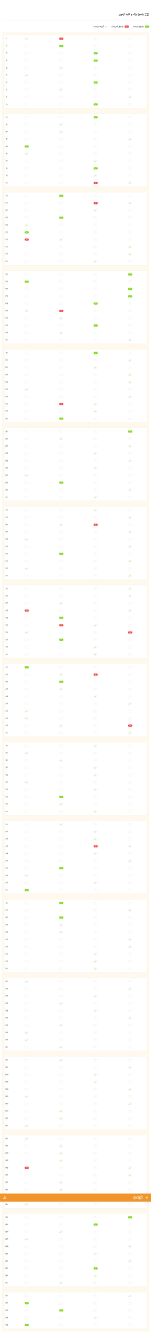
#> input picture sample/answer_key.png, 906 x 8000 px (shown at 1/6 size)
$ python omr_grader.py --sheets sample/sheets --key sample/answer_key.png --out output
#> lines starting #> are read from the running program, lines starting #| are printed output that depends on the picture; after the words box and inside, x2 and y2 are one past the last pixel; in counts of white or black regions, pixels touching at a corner belong together
"""
OMR Answer Sheet Grader
-----------------------
Grades scanned 4-option answer sheets (165 questions) against an answer-key
screenshot and exports per-question status and per-sheet scores to CSV.

Usage (from the project folder):
    python omr_grader.py --sheets sample/sheets --key sample/answer_key.png --out output

Input layout
    sample/sheets/*.tif   scanned student answer sheets (same printed layout)
    sample/answer_key.png result/key screenshot (green marker = correct option)

Output (written to --out)
    save_all_status.csv   Q_num + one column per sheet: True / False / "-" (blank)
    save_all_score.csv    file_name, status_student (percentage score)
"""
from __future__ import annotations

import argparse
import warnings
from pathlib import Path

import cv2
import numpy as np
import pandas as pd
from scipy import ndimage as ndi

# ---------------------------------------------------------------- constants
N_QUESTIONS = 165
DELETED_QUESTIONS = {149}               # question numbers excluded from scoring
DELETED_LABEL = "this question has been deleted"
BLANK_LABEL = "-"

# Sheet: every sheet is first resized to this size, then 17 blocks are cropped
# as (y1, y2, x1, x2). Each block holds 10 questions x 4 options; the last 5
# questions of the 17th block do not exist (170 - 5 = 165).
SHEET_SIZE = (1400, 1560)               # (width, height)
SHEET_BLOCKS = [
    (409, 600, 110, 236), (615, 810, 115, 236), (825, 1014, 115, 236), (1029, 1214, 118, 236), (1229, 1416, 118, 236),
    (414, 600, 330, 456), (615, 804, 332, 456), (825, 1004, 337, 456), (1029, 1214, 337, 456), (1229, 1416, 337, 456),
    (409, 600, 553, 676), (615, 810, 553, 676), (825, 1014, 555, 676), (1029, 1214, 555, 676), (1234, 1416, 558, 676),
    (409, 600, 772, 896), (615, 810, 775, 896),
]
BLOCK_SIZE = (200, 250)                 # each cropped block is resized to this
FILLED_MIN_WHITE = 900                  # white pixels needed to call a bubble filled

# Answer key: block tops below are measured on the original ~16000 px tall
# screenshot; they are scaled by (image height / KEY_REF_HEIGHT) so smaller or
# larger exports of the same screenshot also work.
KEY_REF_HEIGHT = 16000
KEY_BLOCK_TOPS = [410, 1350, 2300, 3230, 4160, 5100, 6050, 7000, 7910,
                  8850, 9800, 10740, 11660, 12600, 13550, 14500, 15430]
KEY_FIRST_ROW_OFFSET = 56               # block top -> centre of its first row
KEY_ROW_PITCH = 87.6                    # distance between question rows
KEY_COLUMN_EDGES = (0.287, 0.515, 0.742)  # fractions of image width -> options 1..4
KEY_MIN_BLOB_AREA = 8                   # smallest green marker (pixels)


# ---------------------------------------------------------- reading a sheet
def read_sheet(path) -> list[int]:
    """Return 165 values: 1-4 = filled option, 0 = blank, -1 = 3+ bubbles filled."""
    img = cv2.imread(str(path))
    if img is None:
        raise FileNotFoundError(f"Cannot read image: {path}")
    img = cv2.resize(img, SHEET_SIZE)
    answers: list[int] = []
    for y1, y2, x1, x2 in SHEET_BLOCKS:
        block = cv2.resize(img[y1:y2, x1:x2], BLOCK_SIZE)
        _, block = cv2.threshold(block, 127, 255, cv2.THRESH_BINARY_INV)
        for row in np.vsplit(block, 10):
            white = [int(np.sum(cell == 255)) for cell in np.hsplit(row, 4)]
            filled = sum(w > FILLED_MIN_WHITE for w in white)
            if filled == 0:
                answers.append(0)
            elif filled <= 2:           # 2 filled -> darkest one wins (as in the original)
                answers.append(int(np.argmax(white)) + 1)
            else:
                answers.append(-1)
    return answers[:N_QUESTIONS]


# ------------------------------------------------------- reading the key
def read_key(path) -> list[int]:
    """Return 165 values: correct option 1-4, or 0 where no marker was found."""
    img = cv2.imread(str(path))
    if img is None:
        raise FileNotFoundError(f"Cannot read image: {path}")
    height, width = img.shape[:2]
    scale = height / KEY_REF_HEIGHT

    # Green markers = correct answer (badge or check mark). Red markers
    # (the student's wrong choice) are ignored.
    hsv = cv2.cvtColor(img, cv2.COLOR_BGR2HSV)
    green = ((hsv[..., 0] >= 35) & (hsv[..., 0] <= 85)
             & (hsv[..., 1] >= 90) & (hsv[..., 2] >= 100))
    green = ndi.binary_closing(green, iterations=2)
    labels, _ = ndi.label(green)
    centres = []
    for i, sl in enumerate(ndi.find_objects(labels), start=1):
        if (labels[sl] == i).sum() < KEY_MIN_BLOB_AREA:
            continue
        centres.append(((sl[0].start + sl[0].stop) / 2, (sl[1].start + sl[1].stop) / 2))

    pitch = KEY_ROW_PITCH * scale              # distance between question rows (px)
    tol = 14 * scale                           # max distance of a marker from its row centre
    edges = [e * width for e in KEY_COLUMN_EDGES]
    key = [0] * N_QUESTIONS
    for b, top in enumerate(KEY_BLOCK_TOPS):
        rows = min(10, N_QUESTIONS - b * 10)
        first0 = (top + KEY_FIRST_ROW_OFFSET) * scale
        # Layout drifts a little from block to block (ads, spacing): search the
        # vertical shift that makes the most markers sit on this block's row grid.
        best_shift, best_score = 0.0, -1
        for shift in np.arange(-140 * scale, 140 * scale + 0.5, 0.5):
            f, score = first0 + shift, 0
            for cy, _ in centres:
                r = round((cy - f) / pitch)
                if 0 <= r < rows and abs(cy - (f + r * pitch)) < tol:
                    score += 1
            if score > best_score or (score == best_score and abs(shift) < abs(best_shift)):
                best_shift, best_score = shift, score
        f = first0 + best_shift
        for cy, cx in centres:
            r = round((cy - f) / pitch)
            if 0 <= r < rows and abs(cy - (f + r * pitch)) < tol:
                key[b * 10 + r] = int(np.digitize(cx, edges)) + 1
    return key


# ------------------------------------------------------------- grading
def grade(answers: list[int], key: list[int]) -> list:
    """Per-question status: True / False / '-' (blank) / DELETED_LABEL."""
    status = []
    for i, (a, k) in enumerate(zip(answers, key), start=1):
        if i in DELETED_QUESTIONS:
            status.append(DELETED_LABEL)
        elif a == 0:
            status.append(BLANK_LABEL)
        else:
            status.append(bool(a == k and k != 0))
    return status


def score_percent(status: list) -> float:
    graded = N_QUESTIONS - len(DELETED_QUESTIONS)
    return round(sum(s is True for s in status) / graded * 100, 2)


def detail_table(answers: list[int], key: list[int]) -> pd.DataFrame:
    """Readable table (op1..op4, status, key) for one sheet, like the original notebook."""
    status = grade(answers, key)
    data = {"Q": range(1, N_QUESTIONS + 1)}
    for opt in range(1, 5):
        data[f"op{opt}"] = [str(opt) * 4 if a == opt else "...." for a in answers]
    data["status_student"] = ["X" if s == BLANK_LABEL else s for s in status]
    data["key"] = key
    return pd.DataFrame(data).set_index("Q")


def grade_folder(sheets_dir, key_path, out_dir="output") -> tuple[pd.DataFrame, pd.DataFrame]:
    """Grade every .tif/.tiff in sheets_dir and write the two CSV files."""
    sheets = sorted(p for p in Path(sheets_dir).iterdir()
                    if p.suffix.lower() in (".tif", ".tiff"))
    if not sheets:
        raise FileNotFoundError(f"No .tif sheets found in {sheets_dir}")
    key = read_key(key_path)
    missing = [i + 1 for i, k in enumerate(key)
               if k == 0 and (i + 1) not in DELETED_QUESTIONS]
    if missing:
        warnings.warn(f"No key marker found for questions {missing}; "
                      "they are graded as incorrect.")
    status_cols, scores = {}, []
    for p in sheets:
        status = grade(read_sheet(p), key)
        status_cols[p.stem] = status
        scores.append((p.stem, score_percent(status)))
    status_df = pd.DataFrame(status_cols)
    status_df.insert(0, "Q_num", range(1, N_QUESTIONS + 1))
    score_df = pd.DataFrame(scores, columns=["file_name", "status_student"])
    out = Path(out_dir)
    out.mkdir(parents=True, exist_ok=True)
    status_df.to_csv(out / "save_all_status.csv", index=False)
    score_df.to_csv(out / "save_all_score.csv", index=False)
    return status_df, score_df


def main() -> None:
    ap = argparse.ArgumentParser(description="Grade scanned OMR answer sheets.")
    ap.add_argument("--sheets", default="sample/sheets", help="folder with .tif sheets")
    ap.add_argument("--key", default="sample/answer_key.png", help="answer-key image")
    ap.add_argument("--out", default="output", help="folder for the CSV results")
    args = ap.parse_args()
    _, scores = grade_folder(args.sheets, args.key, args.out)
#> in read_key, img is the input picture: shape (8000, 906, 3); mean B, G, R 250.9, 253.1, 254.1
#> in read_key, `hsv = cv2.cvtColor(img, cv2.COLOR_BGR2HSV)`: hsv: shape (8000, 906, 3); mean H, S, V 5.1, 3.6, 254.3
#> in read_key, `green = ((hsv[..., 0] >= 35) & (hsv[..., 0] <= 85) & (hsv[..., 1] >= 9..`:
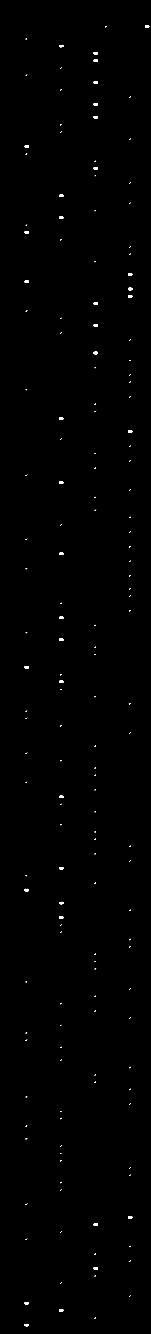
#> green: shape (8000, 906) bool (shown at 1/6 size); 0.19% white; 170 white regions (56 under 20 px), largest, box (x1, y1, x2, y2) and area: (768, 1727, 794, 1741) 316, (355, 3832, 380, 3846) 313, (562, 2111, 587, 2125) 311
#> in read_key, `green = ndi.binary_closing(green, iterations=2)`: green: shape (8000, 906) bool; 0.2% white; 166 white regions (35 under 20 px), largest, box (x1, y1, x2, y2) and area: (768, 1727, 794, 1741) 322, (768, 2582, 794, 2596) 314, (355, 3832, 380, 3846) 314
#> in read_key, `labels, _ = ndi.label(green)`: labels: shape (8000, 906) int32; 219 distinct labels, from 0 to 218
#> after the loop in read_key, `for i, sl in enumerate(ndi.find_objects(labels), start=1):`: centres = 166 pairs, first value 160 to 7950, second value 157 to 882.5
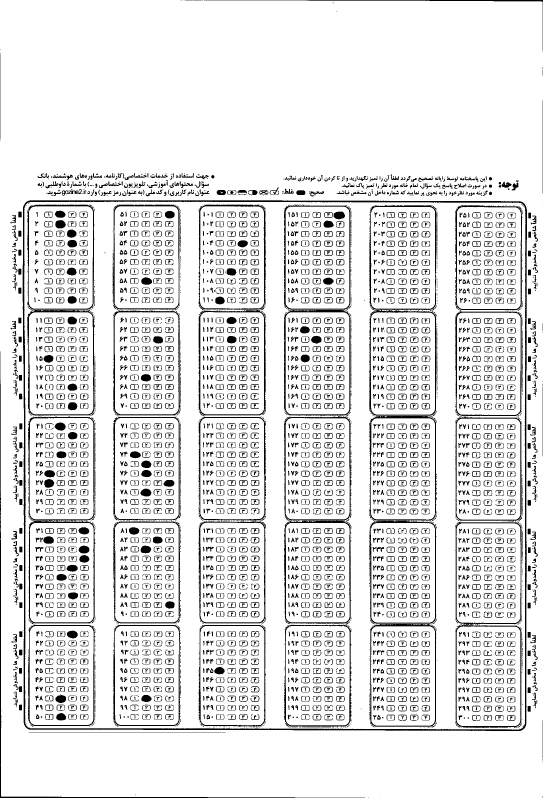
#> input picture sample/sheets/image0000013A.tif, 1629 x 2394 px (shown at 1/3 size)
#> in read_sheet, img is the input picture: shape (2394, 1629, 3); 89% white; 4752 black regions (1180 under 20 px), largest, box (x1, y1, x2, y2) and area: (68, 601, 1581, 2193) 27302, (852, 1248, 1054, 2182) 11052, (852, 614, 1054, 1248) 7756
#> in read_sheet, `img = cv2.resize(img, SHEET_SIZE)`:
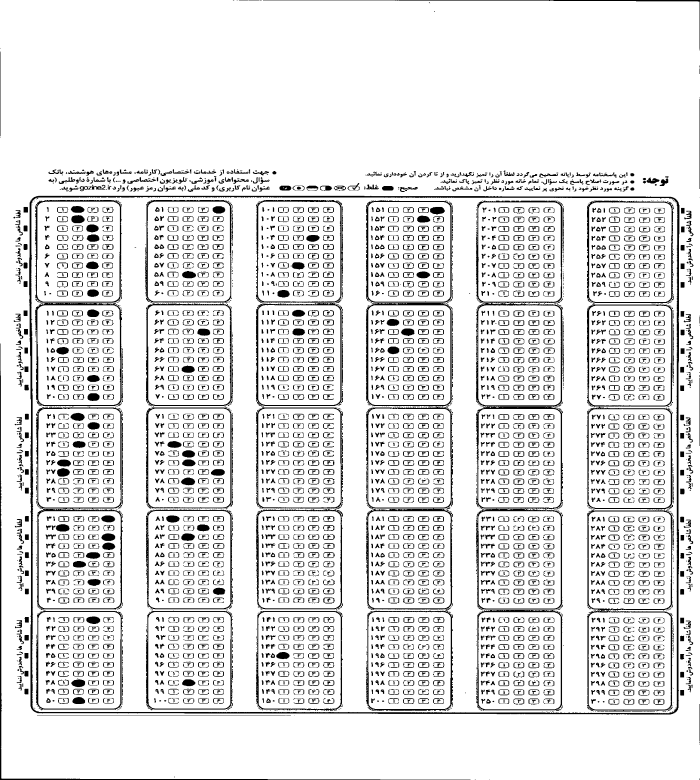
#> img: shape (1560, 1400, 3) (shown at 1/2 size); min 0, max 255, mean 227
#> the loop in read_sheet, `for y1, y2, x1, x2 in SHEET_BLOCKS:` made 17 passes
#> pass 1, in read_sheet, `block = cv2.resize(img[y1:y2, x1:x2], BLOCK_SIZE)`:
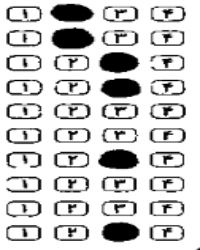
#> block: shape (250, 200, 3); min 0, max 255, mean 205.8
#> pass 1, in read_sheet, `_, block = cv2.threshold(block, 127, 255, cv2.THRESH_BINARY_INV)`:
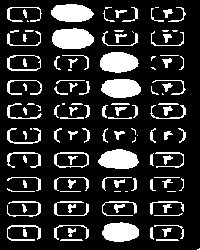
#> block: shape (250, 200, 3); 18.4% white; 124 white regions (28 under 20 px), largest, box (x1, y1, x2, y2) and area: (52, 28, 94, 49) 714, (100, 52, 139, 73) 642, (98, 149, 139, 169) 625
#> pass 2, in read_sheet, `block = cv2.resize(img[y1:y2, x1:x2], BLOCK_SIZE)`:
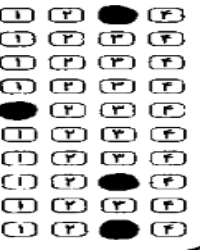
#> block: shape (250, 200, 3); min 0, max 255, mean 210.3
#> after the loop in read_sheet, `for y1, y2, x1, x2 in SHEET_BLOCKS:`:
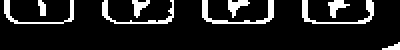
#> row: shape (25, 200, 3) (shown 2 times larger); 11.2% white; 9 white regions (1 under 20 px), largest, box (x1, y1, x2, y2) and area: (101, 0, 137, 12) 110, (151, 0, 187, 12) 101, (51, 0, 87, 12) 90
#> after the loop in read_sheet, `for y1, y2, x1, x2 in SHEET_BLOCKS:`: answers = 170 values, max 4 at index 30, min 0 at index 4, mean 0.718
#> in grade, `status = []`: status = []
#> the loop in grade, `for i, (a, k) in enumerate(zip(answers, key), start=1):` made 165 passes
#> (a, k) on passes 1 to 3: (2, 1), (2, 2), (3, 3)
#> after the loop in grade, `for i, (a, k) in enumerate(zip(answers, key), start=1):`: status = 165 items, first 6: False, True, True, True, '-', '-'
#> in grade_folder, `status_df = pd.DataFrame(status_cols)`: status_df = table of 165 rows and 1 columns
#> in grade_folder, `score_df = pd.DataFrame(scores, columns=["file_name", "status_student"])`: score_df = table of 1 rows and 2 columns
#> scores = table of 1 rows and 2 columns
    print(scores.to_string(index=False))
#|     file_name  status_student
#| image0000013A           22.56
    print(f"\nResults written to: {args.out}/")


if __name__ == "__main__":
    main()
